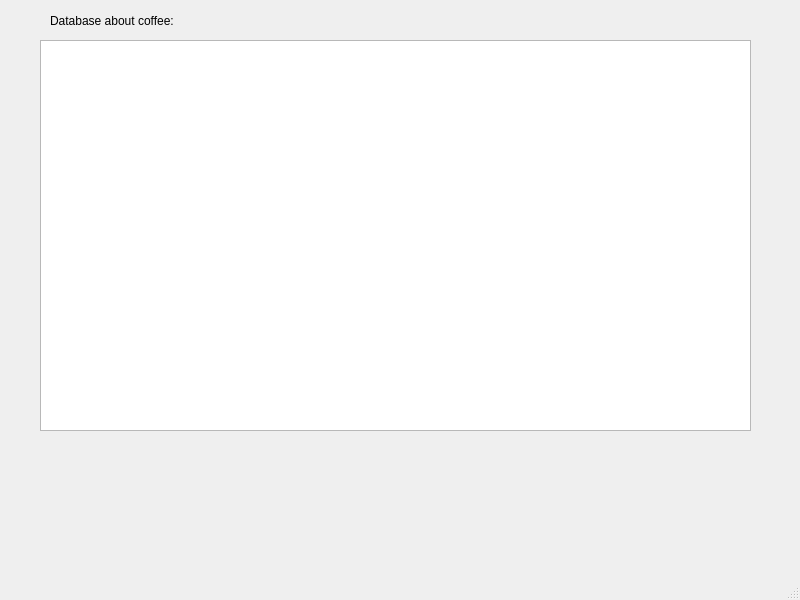
<?xml version="1.0" encoding="UTF-8"?>
<ui version="4.0">
 <class>MainWindow</class>
 <widget class="QMainWindow" name="MainWindow">
  <property name="geometry">
   <rect>
    <x>0</x>
    <y>0</y>
    <width>800</width>
    <height>600</height>
   </rect>
  </property>
  <property name="windowTitle">
   <string>MainWindow</string>
  </property>
  <widget class="QWidget" name="centralwidget">
   <widget class="QLabel" name="label">
    <property name="geometry">
     <rect>
      <x>50</x>
      <y>10</y>
      <width>231</width>
      <height>21</height>
     </rect>
    </property>
    <property name="text">
     <string>Database about coffee:</string>
    </property>
   </widget>
   <widget class="QTableWidget" name="tableWidget">
    <property name="geometry">
     <rect>
      <x>40</x>
      <y>40</y>
      <width>711</width>
      <height>391</height>
     </rect>
    </property>
   </widget>
  </widget>
  <widget class="QMenuBar" name="menubar">
   <property name="geometry">
    <rect>
     <x>0</x>
     <y>0</y>
     <width>800</width>
     <height>26</height>
    </rect>
   </property>
  </widget>
  <widget class="QStatusBar" name="statusbar"/>
 </widget>
 <resources/>
 <connections/>
</ui>
